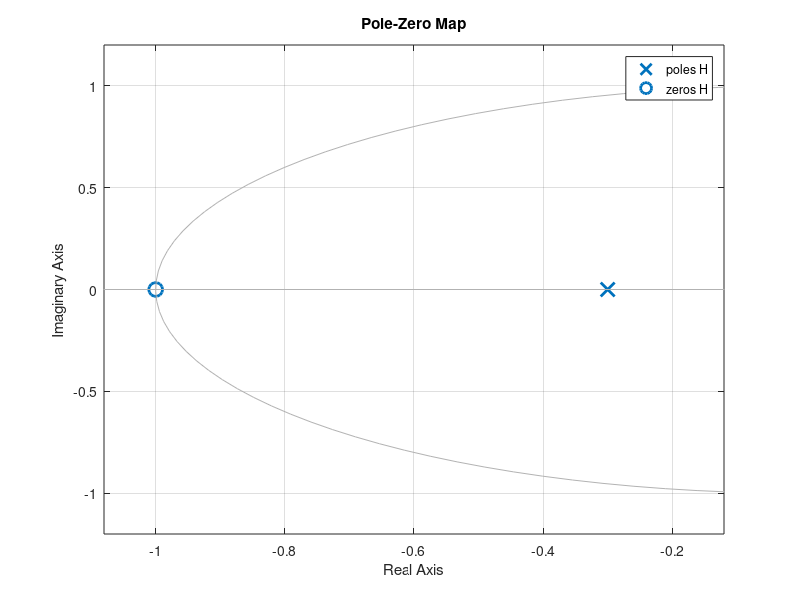

Source code (MATLAB): (Note: this script raises an error after producing the figure.)
n = [1 1];
d = [1 0.3];
Ts = 0.4;

% (α)
disp('Η συνάρτηση μεταφοράς με tf()');
H = tf(n, d, Ts)

pzmap(H);

% (β)
syms z X Y;
Y1 = (z^-1)*Y;
X1 = (z^-1)*X;
G = (Y+0.3*Y1)-(X+X1);
SOL = solve(G,Y);
H = SOL/X;
H = simplify(H);

disp('Η συνάρτηση μεταφοράς με solve()');
pretty(H);

% Είναι ευσταθές γιατί έχουμε έναν πόλο ίσο με 0.3 
% πού είναι εντός του μοναδιαίου κύκλου (0.3 < 1)